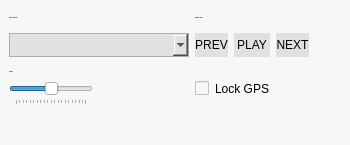
           <widget class="QGroupBox" name="grpAudio">
            <property name="sizePolicy">
             <sizepolicy hsizetype="Expanding" vsizetype="Expanding">
              <horstretch>0</horstretch>
              <verstretch>0</verstretch>
             </sizepolicy>
            </property>
            <property name="minimumSize">
             <size>
              <width>350</width>
              <height>145</height>
             </size>
            </property>
            <property name="maximumSize">
             <size>
              <width>350</width>
              <height>200</height>
             </size>
            </property>
            <property name="font">
             <font>
              <family>Segoe UI</family>
              <pointsize>8</pointsize>
              <weight>50</weight>
              <bold>false</bold>
             </font>
            </property>
            <property name="autoFillBackground">
             <bool>false</bool>
            </property>
            <property name="styleSheet">
             <string notr="true">background-color: #F7F7F7;
border-style:solid;
border-width: 1px;
border-color: #F7F7F7;</string>
            </property>
            <property name="title">
             <string/>
            </property>
            <property name="alignment">
             <set>Qt::AlignBottom|Qt::AlignLeading|Qt::AlignLeft</set>
            </property>
            <property name="flat">
             <bool>false</bool>
            </property>
            <property name="checkable">
             <bool>false</bool>
            </property>
            <layout class="QFormLayout" name="formLayout">
             <property name="leftMargin">
              <number>8</number>
             </property>
             <property name="topMargin">
              <number>8</number>
             </property>
             <property name="rightMargin">
              <number>5</number>
             </property>
             <property name="bottomMargin">
              <number>5</number>
             </property>
             <item row="0" column="0">
              <layout class="QGridLayout" name="gridLayout">
               <item row="0" column="0">
                <layout class="QVBoxLayout" name="verticalLayout">
                 <item>
                  <layout class="QHBoxLayout" name="horizontalLayout">
                   <item>
                    <widget class="QLabel" name="label_4">
                     <property name="minimumSize">
                      <size>
                       <width>0</width>
                       <height>18</height>
                      </size>
                     </property>
                     <property name="maximumSize">
                      <size>
                       <width>16777215</width>
                       <height>18</height>
                      </size>
                     </property>
                     <property name="font">
                      <font>
                       <family>Segoe UI</family>
                       <pointsize>-1</pointsize>
                       <weight>75</weight>
                       <italic>false</italic>
                       <bold>true</bold>
                       <kerning>false</kerning>
                      </font>
                     </property>
                     <property name="styleSheet">
                      <string notr="true">font: Bold 13px 'Segoe UI';
border:none;</string>
                     </property>
                     <property name="text">
                      <string>Current Audio File:</string>
                     </property>
                    </widget>
                   </item>
                   <item>
                    <spacer name="horizontalSpacer">
                     <property name="orientation">
                      <enum>Qt::Horizontal</enum>
                     </property>
                     <property name="sizeType">
                      <enum>QSizePolicy::Expanding</enum>
                     </property>
                     <property name="sizeHint" stdset="0">
                      <size>
                       <width>50</width>
                       <height>18</height>
                      </size>
                     </property>
                    </spacer>
                   </item>
                  </layout>
                 </item>
                 <item>
                  <widget class="QComboBox" name="wavFileList">
                   <property name="minimumSize">
                    <size>
                     <width>180</width>
                     <height>24</height>
                    </size>
                   </property>
                   <property name="maximumSize">
                    <size>
                     <width>16777215</width>
                     <height>24</height>
                    </size>
                   </property>
                   <property name="styleSheet">
                    <string notr="true">QComboBox
{
font-size:  12px;
font-style: regular;
font-family: &quot;Segoe UI&quot;;
border: 1px solid #ADADAD;
background-color: #E1E1E1;
}
QComboBox::drop-down
{
     subcontrol-origin: padding;
     subcontrol-position: top right;
     width: 15px;
     color: white;
 }
QComboBox QAbstractItemView
{
    border: 2px solid darkgray;
    color: black;
    background-color:white;
}</string>
                   </property>
                  </widget>
                 </item>
                </layout>
               </item>
               <item row="1" column="0">
                <layout class="QVBoxLayout" name="verticalLayout_2">
                 <property name="spacing">
                  <number>0</number>
                 </property>
                 <property name="leftMargin">
                  <number>0</number>
                 </property>
                 <property name="topMargin">
                  <number>0</number>
                 </property>
                 <property name="rightMargin">
                  <number>0</number>
                 </property>
                 <property name="bottomMargin">
                  <number>0</number>
                 </property>
                 <item>
                  <widget class="QLabel" name="label_6">
                   <property name="minimumSize">
                    <size>
                     <width>0</width>
                     <height>18</height>
                    </size>
                   </property>
                   <property name="maximumSize">
                    <size>
                     <width>16777215</width>
                     <height>18</height>
                    </size>
                   </property>
                   <property name="font">
                    <font>
                     <family>Segoe UI</family>
                     <pointsize>-1</pointsize>
                     <weight>75</weight>
                     <italic>false</italic>
                     <bold>true</bold>
                     <kerning>false</kerning>
                    </font>
                   </property>
                   <property name="styleSheet">
                    <string notr="true">font: Bold 13px 'Segoe UI';
border:none;</string>
                   </property>
                   <property name="text">
                    <string>Volume:</string>
                   </property>
                  </widget>
                 </item>
                 <item>
                  <widget class="QSlider" name="Volume">
                   <property name="sizePolicy">
                    <sizepolicy hsizetype="Fixed" vsizetype="Fixed">
                     <horstretch>0</horstretch>
                     <verstretch>0</verstretch>
                    </sizepolicy>
                   </property>
                   <property name="minimumSize">
                    <size>
                     <width>71</width>
                     <height>24</height>
                    </size>
                   </property>
                   <property name="maximumSize">
                    <size>
                     <width>16777215</width>
                     <height>24</height>
                    </size>
                   </property>
                   <property name="styleSheet">
                    <string notr="true">border:none;</string>
                   </property>
                   <property name="value">
                    <number>50</number>
                   </property>
                   <property name="orientation">
                    <enum>Qt::Horizontal</enum>
                   </property>
                   <property name="tickPosition">
                    <enum>QSlider::TicksBelow</enum>
                   </property>
                   <property name="tickInterval">
                    <number>5</number>
                   </property>
                  </widget>
                 </item>
                </layout>
               </item>
              </layout>
             </item>
             <item row="0" column="1">
              <layout class="QFormLayout" name="formLayout_2">
               <item row="0" column="0">
                <layout class="QVBoxLayout" name="verticalLayout_3">
                 <item>
                  <layout class="QHBoxLayout" name="horizontalLayout_5">
                   <item>
                    <widget class="QLabel" name="label_5">
                     <property name="minimumSize">
                      <size>
                       <width>0</width>
                       <height>18</height>
                      </size>
                     </property>
                     <property name="maximumSize">
                      <size>
                       <width>16777215</width>
                       <height>18</height>
                      </size>
                     </property>
                     <property name="font">
                      <font>
                       <family>Segoe UI</family>
                       <pointsize>-1</pointsize>
                       <weight>75</weight>
                       <italic>false</italic>
                       <bold>true</bold>
                       <kerning>false</kerning>
                      </font>
                     </property>
                     <property name="styleSheet">
                      <string notr="true">font: Bold 13px 'Segoe UI';
border:none;</string>
                     </property>
                     <property name="text">
                      <string>Playback Audio:</string>
                     </property>
                    </widget>
                   </item>
                   <item>
                    <spacer name="horizontalSpacer_6">
                     <property name="orientation">
                      <enum>Qt::Horizontal</enum>
                     </property>
                     <property name="sizeType">
                      <enum>QSizePolicy::Fixed</enum>
                     </property>
                     <property name="sizeHint" stdset="0">
                      <size>
                       <width>40</width>
                       <height>18</height>
                      </size>
                     </property>
                    </spacer>
                   </item>
                  </layout>
                 </item>
                 <item>
                  <layout class="QHBoxLayout" name="horizontalLayout_2">
                   <item>
                    <widget class="QPushButton" name="Back">
                     <property name="minimumSize">
                      <size>
                       <width>0</width>
                       <height>24</height>
                      </size>
                     </property>
                     <property name="maximumSize">
                      <size>
                       <width>70</width>
                       <height>24</height>
                      </size>
                     </property>
                     <property name="styleSheet">
                      <string notr="true">QPushButton {
  border: none;
  opacity: 1;
  text-align: center;
  font: BOLD 13px &quot;Segoe UI&quot;;
  color: #000000;
  background: #E1E1E1;
  margin: 0;
}
QPushButton:hover{
  color: #000000;
  background-color: #ADADAD;
}
QPushButton:focus{
  #box-shadow: none, 0 0 0 0.2rem rgba(0, 188, 212, 0.5);
}</string>
                     </property>
                     <property name="text">
                      <string>PREV</string>
                     </property>
                    </widget>
                   </item>
                   <item>
                    <widget class="QPushButton" name="Play">
                     <property name="minimumSize">
                      <size>
                       <width>0</width>
                       <height>24</height>
                      </size>
                     </property>
                     <property name="maximumSize">
                      <size>
                       <width>70</width>
                       <height>24</height>
                      </size>
                     </property>
                     <property name="styleSheet">
                      <string notr="true">QPushButton {
  border: none;
  opacity: 1;
  text-align: center;
  font: BOLD 13px &quot;Segoe UI&quot;;
  color: #000000;
  background: #E1E1E1;
  margin: 0;
  padding-left: 3px; 
  padding-right: 3px;
}
QPushButton:hover{
  color: #000000;
  background-color: #ADADAD;
}
QPushButton:focus{
  #box-shadow: none, 0 0 0 0.2rem rgba(0, 188, 212, 0.5);
}</string>
                     </property>
                     <property name="text">
                      <string>PLAY</string>
                     </property>
                    </widget>
                   </item>
                   <item>
                    <widget class="QPushButton" name="Next">
                     <property name="minimumSize">
                      <size>
                       <width>0</width>
                       <height>24</height>
                      </size>
                     </property>
                     <property name="maximumSize">
                      <size>
                       <width>70</width>
                       <height>24</height>
                      </size>
                     </property>
                     <property name="styleSheet">
                      <string notr="true">QPushButton {
  border: none;
  opacity: 1;
  text-align: center;
  font: BOLD 13px &quot;Segoe UI&quot;;
  color: #000000;
  background: #E1E1E1;
  margin: 0;
}
QPushButton:hover{
  color: #000000;
  background-color: #ADADAD;
}
QPushButton:focus{
  #box-shadow: none, 0 0 0 0.2rem rgba(0, 188, 212, 0.5);
}</string>
                     </property>
                     <property name="text">
                      <string>NEXT</string>
                     </property>
                    </widget>
                   </item>
                  </layout>
                 </item>
                </layout>
               </item>
               <item row="1" column="0">
                <layout class="QVBoxLayout" name="verticalLayout_4">
                 <item>
                  <spacer name="horizontalSpacer_2">
                   <property name="orientation">
                    <enum>Qt::Horizontal</enum>
                   </property>
                   <property name="sizeType">
                    <enum>QSizePolicy::Expanding</enum>
                   </property>
                   <property name="sizeHint" stdset="0">
                    <size>
                     <width>40</width>
                     <height>18</height>
                    </size>
                   </property>
                  </spacer>
                 </item>
                 <item>
                  <widget class="QCheckBox" name="lockGPS">
                   <property name="sizePolicy">
                    <sizepolicy hsizetype="Fixed" vsizetype="Fixed">
                     <horstretch>0</horstretch>
                     <verstretch>0</verstretch>
                    </sizepolicy>
                   </property>
                   <property name="styleSheet">
                    <string notr="true">font: Bold 13px 'Segoe UI';
border:none;</string>
                   </property>
                   <property name="text">
                    <string>Lock GPS</string>
                   </property>
                  </widget>
                 </item>
                </layout>
               </item>
              </layout>
             </item>
            </layout>
           </widget>
